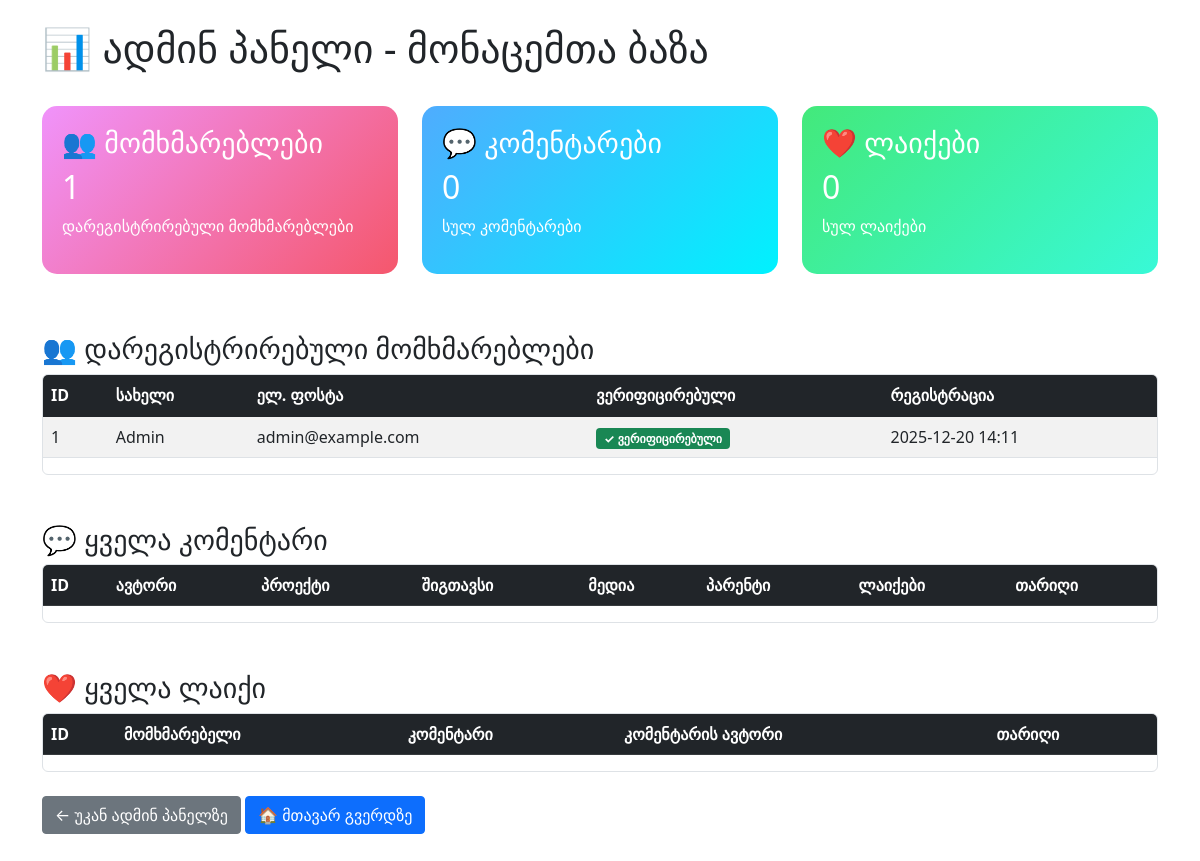
/admin/database (signed in), run on an earlier commit of the app's database.
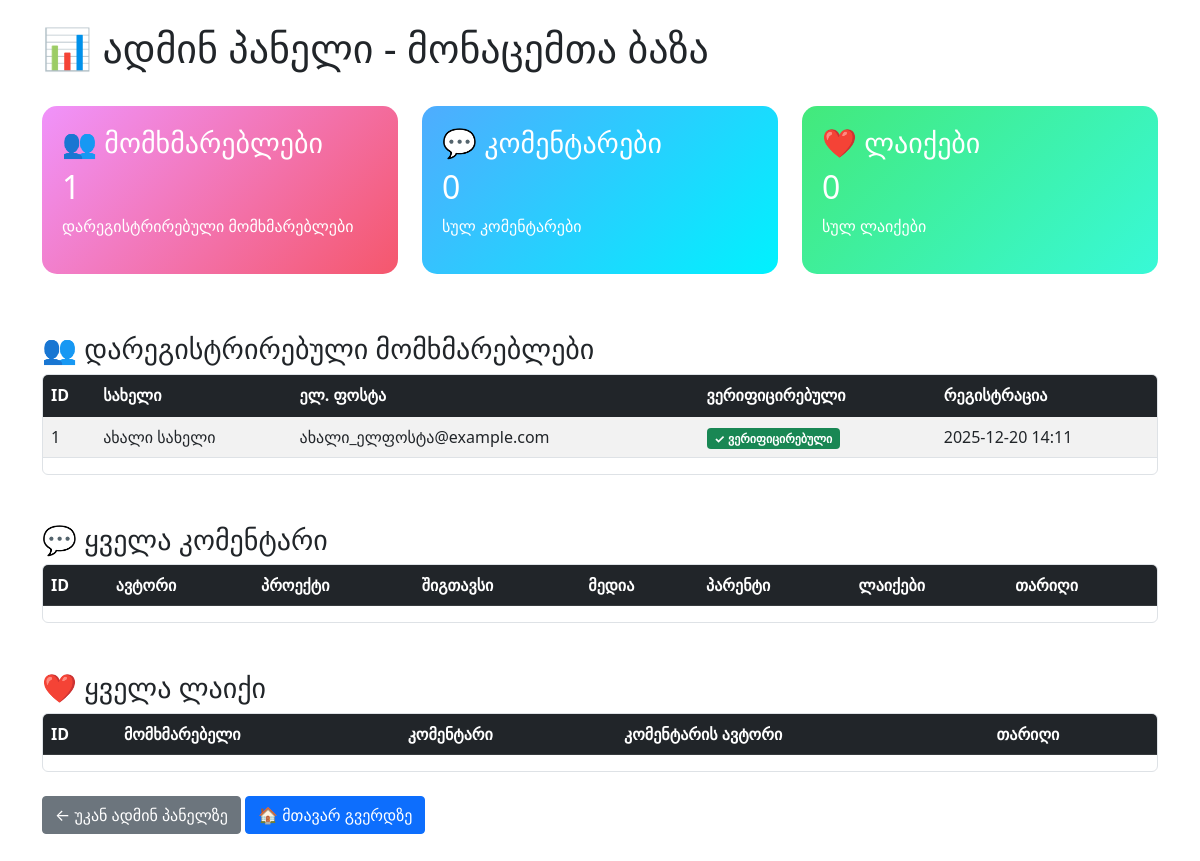
And on a later commit of the database.
### models.py (models this page shows, shortened)
class User(UserMixin, db.Model):
    id = db.Column(db.Integer, primary_key=True)
    name = db.Column(db.String(50), nullable=False)
    email = db.Column(db.String(120), unique=True, nullable=False)
    password_hash = db.Column(db.String(128), nullable=False)
    email_verified = db.Column(db.Boolean, default=False, nullable=False)
    verification_token = db.Column(db.String(100), nullable=True)
    reset_token = db.Column(db.String(100), nullable=True)
    reset_token_expires = db.Column(db.DateTime, nullable=True)
    created_at = db.Column(db.DateTime, default=datetime.utcnow)
    is_active = db.Column(db.Boolean, default=True)
    is_admin = db.Column(db.Boolean, default=False, nullable=False)
    comments = db.relationship('Comment', backref='author', lazy=True)

### app.py (the view)
@app.route('/admin/database')
@admin_required
def admin_database():
    try:
        from models import User, Comment, Like
        users = User.query.order_by(User.created_at.desc()).all()
        comments = Comment.query.order_by(Comment.created_at.desc()).all()
        likes = Like.query.order_by(Like.created_at.desc()).all()
        return render_template('admin_database.html',
                             users=users,
                             comments=comments,
                             likes=likes)
    except Exception as e:
        import traceback
        error_details = traceback.format_exc()
        return f"""
        <html>
        <head><title>Admin Database Error</title></head>
        <body>
        <h1>Error in Admin Database Route</h1>
        <p><strong>Error:</strong> {e}</p>
        <pre>{error_details}</pre>
        </body>
        </html>
        """, 500

### app.py (called while the page is built)
def admin_required(f):
    @wraps(f)
    def decorated_function(*args, **kwargs):
        if not session.get('logged_in'):
            return redirect(url_for('admin_login', next=request.url))
        return f(*args, **kwargs)
    return decorated_function

### templates/admin_database.html (shortened to what this page needs)
<!DOCTYPE html>
<html lang="ka">
<head>
    <link href="https://cdn.jsdelivr.net/npm/bootstrap@5.1.3/dist/css/bootstrap.min.css" rel="stylesheet">
</head>
<body>
    <div class="container mt-4">
        <div class="row">
            <div class="col-12">
                <h1 class="mb-4">📊 ადმინ პანელი - მონაცემთა ბაზა</h1>
                <div class="row">
                    <div class="col-md-4">
                        <div class="stat-card user-card">
                            <h3>👥 მომხმარებლები</h3>
                            <h2>{{ users|length }}</h2>
                            <p>დარეგისტრირებული მომხმარებლები</p>
                        </div>
                    </div>
                    <div class="col-md-4">
                        <div class="stat-card comment-card">
                            <h3>💬 კომენტარები</h3>
                            <h2>{{ comments|length }}</h2>
                            <p>სულ კომენტარები</p>
                        </div>
                    </div>
                    <div class="col-md-4">
                        <div class="stat-card like-card">
                            <h3>❤️ ლაიქები</h3>
                            <h2>{{ likes|length }}</h2>
                            <p>სულ ლაიქები</p>
                        </div>
                    </div>
                </div>
                <div class="mt-5">
                    <h3>👥 დარეგისტრირებული მომხმარებლები</h3>
                    <div class="table-container">
                        <table class="table table-striped">
                            <thead class="table-dark">
                                <tr>
                                    <th>ID</th>
                                    <th>სახელი</th>
                                    <th>ელ. ფოსტა</th>
                                    <th>ვერიფიცირებული</th>
                                    <th>რეგისტრაცია</th>
                                </tr>
                            </thead>
                            <tbody>
                                {% for user in users %}
                                <tr>
                                    <td>{{ user.id }}</td>
                                    <td>{{ user.name }}</td>
                                    <td>{{ user.email }}</td>
                                    <td>
                                        {% if user.email_verified %}
                                            <span class="badge bg-success">✓ ვერიფიცირებული</span>
                                        {% else %}
                                            <span class="badge bg-warning">⏳ მოლოდინში</span>
                                        {% endif %}
                                    </td>
                                    <td>{{ user.created_at.strftime('%Y-%m-%d %H:%M') if user.created_at else 'N/A' }}</td>
                                </tr>
                                {% endfor %}
                            </tbody>
                        </table>
                    </div>
                </div>
                <div class="mt-5">
                    <h3>💬 ყველა კომენტარი</h3>
                    <div class="table-container">
                        <table class="table table-striped">
                            <thead class="table-dark">
                                <tr>
                                    <th>ID</th>
                                    <th>ავტორი</th>
                                    <th>პროექტი</th>
                                    <th>შიგთავსი</th>
                                    <th>მედია</th>
                                    <th>პარენტი</th>
                                    <th>ლაიქები</th>
                                    <th>თარიღი</th>
                                </tr>
                            </thead>
                        </table>
                    </div>
                </div>
                <div class="mt-5">
                    <h3>❤️ ყველა ლაიქი</h3>
                    <div class="table-container">
                        <table class="table table-striped">
                            <thead class="table-dark">
                                <tr>
                                    <th>ID</th>
                                    <th>მომხმარებელი</th>
                                    <th>კომენტარი</th>
                                    <th>კომენტარის ავტორი</th>
                                    <th>თარიღი</th>
                                </tr>
                            </thead>
                        </table>
                    </div>
                </div>
                <div class="mt-4 mb-5">
                    <a href="{{ url_for('admin_panel') }}" class="btn btn-secondary">← უკან ადმინ პანელზე</a>
                    <a href="{{ url_for('index') }}" class="btn btn-primary">🏠 მთავარ გვერდზე</a>
                </div>
            </div>
        </div>
    </div>
</body>
</html>

### templates/admin_database.html (style rules this page uses)
.table-container { max-height: 400px; overflow-y: auto; border: 1px solid #dee2e6; border-radius: 0.375rem; }
.stat-card { background: linear-gradient(135deg, #667eea 0%, #764ba2 100%); color: white; border-radius: 15px; padding: 20px; margin: 10px 0; }
.user-card { background: linear-gradient(135deg, #f093fb 0%, #f5576c 100%); color: white; }
.comment-card { background: linear-gradient(135deg, #4facfe 0%, #00f2fe 100%); color: white; }
.like-card { background: linear-gradient(135deg, #43e97b 0%, #38f9d7 100%); color: white; }

What changed in the data, as far as the page shows it:
changed User id 1: name "Admin" → "ახალი სახელი"; email "admin@example.com" → "ახალი_ელფოსტა@example.com"
